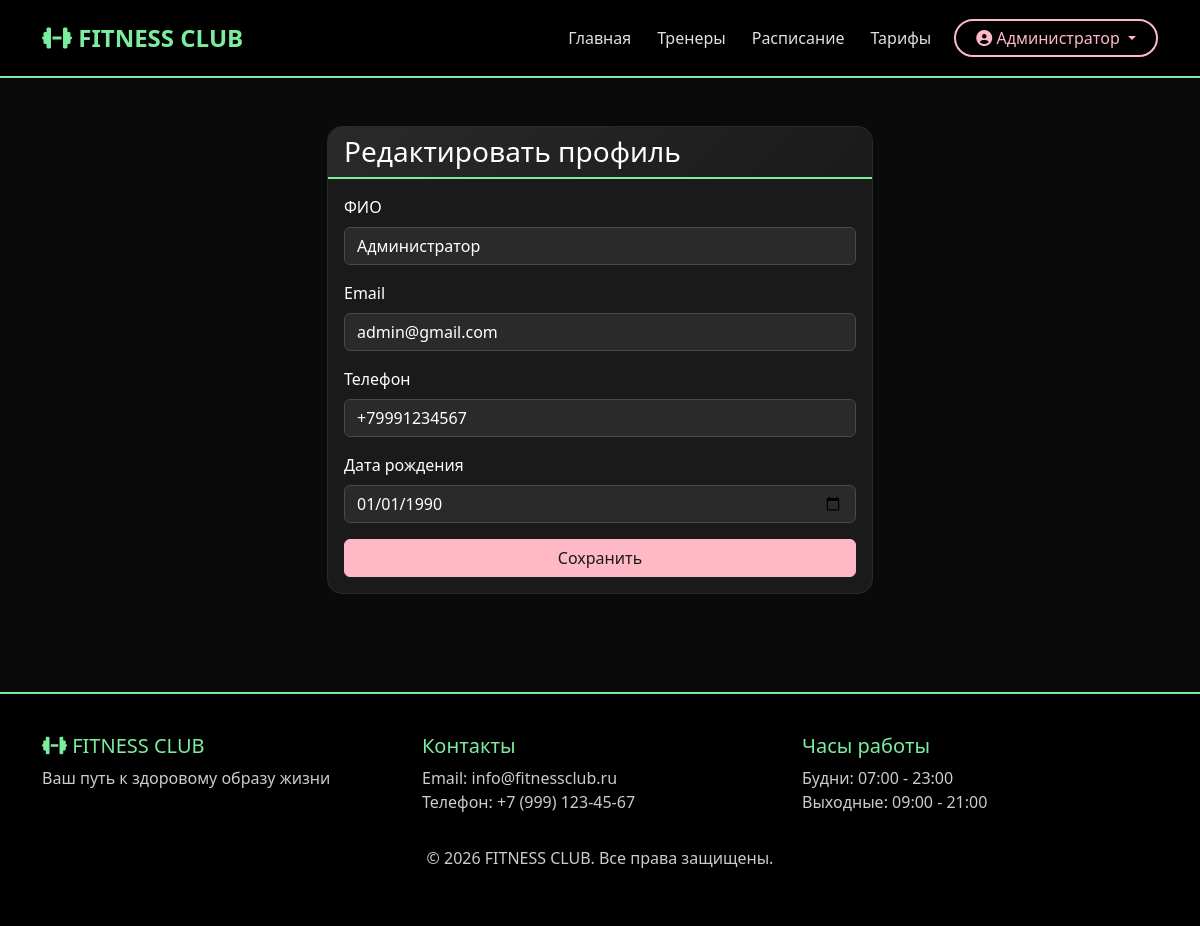
The app's page /users/profile/edit/ (signed in) with its own data.
### users/models.py (models this page shows, shortened)
class User(AbstractUser):
    first_name = None
    last_name = None
    username = None
    full_name = models.CharField('ФИО', max_length=200)
    email = models.EmailField('Email', unique=True)
    phone = models.CharField('Телефон', max_length=12, blank=True, unique=True)
    birth_date = models.DateField('Дата рождения', null=True, blank=True)
    is_trainer = models.BooleanField('Тренер', default=False)
    tariff_name = models.CharField('Название тарифа', max_length=100, blank=True, null=True)
    tariff_price = models.DecimalField('Цена тарифа', max_digits=10, decimal_places=2, blank=True, null=True)
    tariff_duration = models.IntegerField('Длительность тарифа (дней)', blank=True, null=True)
    tariff_purchase_date = models.DateField('Дата покупки', auto_now_add=True, null=True)
    tariff_end_date = models.DateField('Дата окончания тарифа', blank=True, null=True)
    tariff_type = models.CharField(  'Тип тарифа',max_length=20,choices=[('day', 'Дневной (до 17:00)'), ('evening', 'Вечерний (после 17:00)'), ('unlimited', 'Безлимитный')],blank=True,null=True)
    tariff_has_personal = models.BooleanField('Доступ к персональным тренировкам', default=False)
    USERNAME_FIELD = 'email'
    REQUIRED_FIELDS = ['full_name']
    class Meta:
        verbose_name = 'Пользователь'
        verbose_name_plural = 'Пользователи'

### users/views.py (the view, shortened to what this page needs)
# urls.py: path('profile/edit/', views.edit_profile, name='edit_profile'),
@login_required
def edit_profile(request):
    return render(request, 'edit_profile.html')

### users/templates/edit_profile.html (shortened to what this page needs)
{% extends 'base.html' %}
{% block content %}
<div class="container py-5">
    <div class="row">
        <div class="col-md-6 mx-auto">
            <div class="card">
                <div class="card-header bg-primary text-white">
                    <h3 class="mb-0">Редактировать профиль</h3>
                </div>
                <div class="card-body">
                    <form method="post">
                        <div class="mb-3">
                            <label for="full_name" class="form-label">ФИО</label>
                            <input type="text" name="full_name" id="full_name" class="form-control" value="{{ user.full_name }}">
                        </div>
                        <div class="mb-3">
                            <label for="email" class="form-label">Email</label>
                            <input type="email" name="email" id="email" class="form-control" value="{{ user.email }}" required>
                        </div>
                        <div class="mb-3">
                            <label for="phone" class="form-label">Телефон</label>
                            <input type="text" name="phone" id="phone" class="form-control" value="{{ user.phone }}">
                        </div>
                        <div class="mb-3">
                            <label for="birth_date" class="form-label">Дата рождения</label>
                            <input type="date" name="birth_date" id="birth_date" class="form-control" value="{{ user.birth_date|date:'Y-m-d' }}">
                        </div>
                        <button type="submit" class="btn btn-primary w-100">Сохранить</button>
                    </form>
                </div>
            </div>
        </div>
    </div>
</div>
{% endblock %}

### main/templates/base.html (shortened to what this page needs)
<!DOCTYPE html>
<html lang="ru">
<head>
    <link href="https://cdn.jsdelivr.net/npm/bootstrap@5.3.0/dist/css/bootstrap.min.css" rel="stylesheet">
    <link rel="stylesheet" href="https://cdnjs.cloudflare.com/ajax/libs/font-awesome/6.4.0/css/all.min.css">
</head>
<body>
    <nav class="navbar navbar-expand-lg navbar-dark bg-dark">
        <div class="container">
            <a class="navbar-brand" href="{% url 'main:home' %}">
                <i class="fas fa-dumbbell"></i> FITNESS CLUB
            </a>
            <div class="collapse navbar-collapse" id="navbarNav">
                <ul class="navbar-nav ms-auto">
                    <li class="nav-item">
                        <a class="nav-link" href="{% url 'main:home' %}">Главная</a>
                    </li>
                    <li class="nav-item">
                        <a class="nav-link" href="{% url 'main:trainer_list' %}">Тренеры</a>
                    </li>
                    <li class="nav-item">
                        <a class="nav-link" href="{% url 'main:schedule_list' %}">Расписание</a>
                    </li>
                    <li class="nav-item">
                        <a class="nav-link" href="{% url 'main:tariff_list' %}">Тарифы</a>
                    </li>
                </ul>
                <div class="d-flex">
                    {% if user.is_authenticated %}
    <div class="dropdown">
        <button class="btn btn-profile dropdown-toggle" type="button" data-bs-toggle="dropdown">
    <i class="fas fa-user-circle"></i> {{ user.full_name }}
</button>
    </div>
                    {% endif %}
                </div>
            </div>
        </div>
    </nav>
    <main>
        {% block content %}
        {% endblock %}
    </main>
    <footer class="footer">
        <div class="container">
            <div class="row">
                <div class="col-md-4">
                    <h5><i class="fas fa-dumbbell"></i> FITNESS CLUB</h5>
                    <p>Ваш путь к здоровому образу жизни</p>
                </div>
                <div class="col-md-4">
                    <h5>Контакты</h5>
                    <p>Email: info@fitnessclub.ru<br>Телефон: +7 (999) 123-45-67</p>
                </div>
                <div class="col-md-4">
                    <h5>Часы работы</h5>
                    <p>Будни: 07:00 - 23:00<br>Выходные: 09:00 - 21:00</p>
                </div>
            </div>
            <div class="text-center mt-3">
                <p>&copy; 2026 FITNESS CLUB. Все права защищены.</p>
            </div>
        </div>
    </footer>
</body>
</html>

### main/templates/base.html (style rules this page uses)
body { background-color: #0a0a0a; color: #e0e0e0; }
.navbar { background-color: #000000 !important; border-bottom: 2px solid #7bed9f; padding: 15px 0; }
.navbar-dark .navbar-nav .nav-link { color: #e0e0e0 !important; transition: color 0.3s ease; font-weight: 500; margin: 0 5px; }
.navbar-brand { color: #7bed9f !important; font-weight: bold; font-size: 1.5rem; }
.btn-profile { background-color: transparent; border: 2px solid #ffb8c6; color: #ffb8c6 !important; border-radius: 25px; padding: 5px 20px; margin-left: 10px; transition: all 0.3s ease; }
.btn-primary { background-color: #ffb8c6; border-color: #ffb8c6; color: #1a1a1a; transition: all 0.3s ease; }
.card { background-color: #1a1a1a; border: 1px solid #2a2a2a; border-radius: 15px; transition: transform 0.3s, box-shadow 0.3s; }
.card-header { background: linear-gradient(135deg, #1a1a1a 0%, #0d0d0d 100%); border-bottom: 2px solid #7bed9f; border-radius: 15px 15px 0 0 !important; }
.card-title, .card h3, .card h4, .card h5 { color: #7bed9f; }
.footer { background-color: #000000; color: #888888; padding: 40px 0; margin-top: 50px; border-top: 2px solid #7bed9f; }
.footer h5 { color: #7bed9f; }
.form-control, .form-select { background-color: #2a2a2a; border-color: #3a3a3a; color: #e0e0e0; }
a { color: #ffb8c6; text-decoration: none; }
.footer p, .footer .text-muted { color: #cccccc !important; }
.card-header h3, .card-header h4 { color: #ffffff !important; }
.card-body { color: #ffffff; }
input, textarea, select, .form-control, .form-select { background-color: #2a2a2a !important; border-color: #4a4a4a !important; color: #ffffff !important; }
input::placeholder, textarea::placeholder { color: #aaaaaa !important; }
.card { background-color: #1a1a1a !important; border-color: #2a2a2a !important; }
.card-header { background: linear-gradient(135deg, #2a2a2a 0%, #1a1a1a 100%) !important; border-bottom-color: #7bed9f !important; }
.btn-primary { background-color: #ffb8c6 !important; border-color: #ffb8c6 !important; color: #1a1a1a !important; }

### records on screen
User: full_name "Администратор", email "admin@gmail.com", phone "+79991234567", birth_date "01/01/1990"
